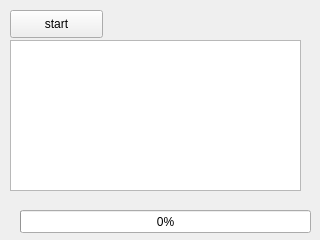
<?xml version="1.0" encoding="UTF-8"?>
<ui version="4.0">
 <class>Form</class>
 <widget class="QWidget" name="Form">
  <property name="geometry">
   <rect>
    <x>0</x>
    <y>0</y>
    <width>320</width>
    <height>240</height>
   </rect>
  </property>
  <property name="windowTitle">
   <string>Form</string>
  </property>
  <widget class="QPushButton" name="btnStart">
   <property name="geometry">
    <rect>
     <x>10</x>
     <y>10</y>
     <width>93</width>
     <height>28</height>
    </rect>
   </property>
   <property name="text">
    <string>start</string>
   </property>
  </widget>
  <widget class="QTextBrowser" name="txbLog">
   <property name="geometry">
    <rect>
     <x>10</x>
     <y>40</y>
     <width>291</width>
     <height>151</height>
    </rect>
   </property>
  </widget>
  <widget class="QProgressBar" name="pgbTask">
   <property name="geometry">
    <rect>
     <x>20</x>
     <y>210</y>
     <width>291</width>
     <height>23</height>
    </rect>
   </property>
   <property name="value">
    <number>0</number>
   </property>
  </widget>
 </widget>
 <resources/>
 <connections/>
</ui>
